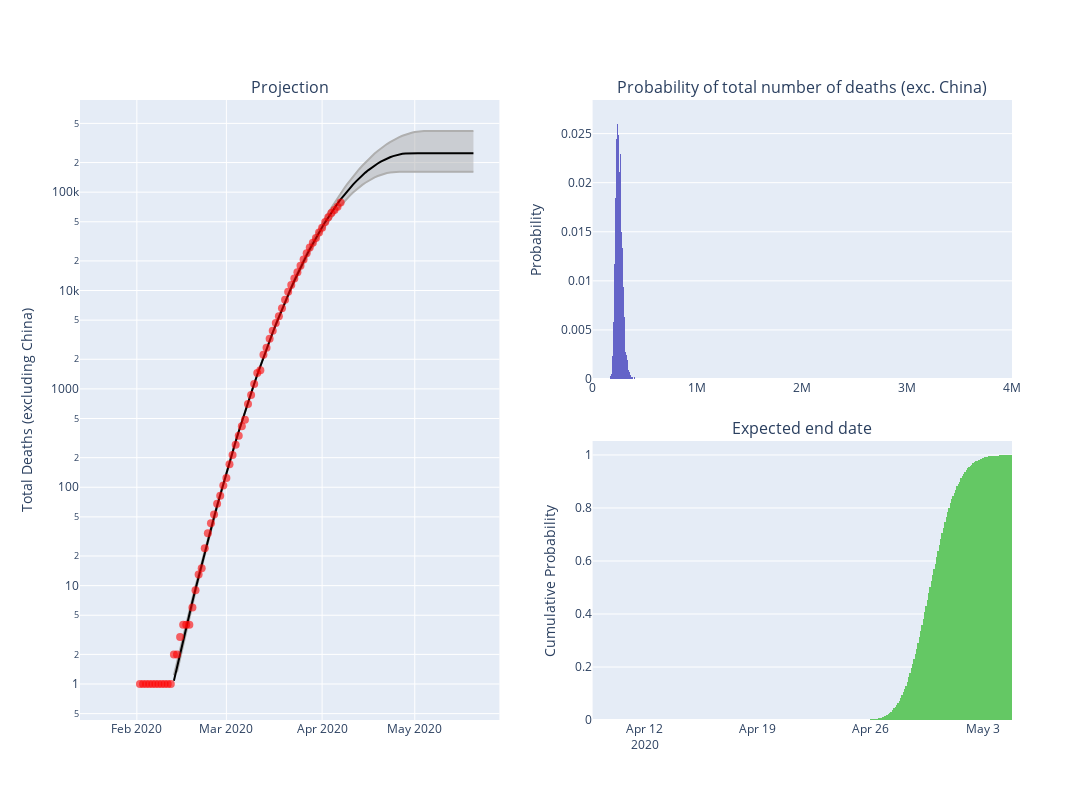

Notebook source saved alongside this figure:
### Markdown cell above
### Plotting

### Code cell
interior_colour = 'rgb(175, 175, 175)'

fig = plotly.subplots.make_subplots(
    rows=2, cols=2,
    vertical_spacing=0.1,
    specs=[[{'rowspan': 2}, {}],
           [None, {}]],
    subplot_titles=(
        "Projection", 
        'Probability of total number of deaths (exc. China)', 
        'Expected end date'
    )
)

fig.add_trace(go.Scatter(
    x=out.index, 
    y=out['min'],
    fill=None,
    mode='lines',
    line_color=interior_colour,
    name=''),
    row=1, col=1
    )
fig.add_trace(go.Scatter(
    x=out.index,
    y=out['max'],
    fill='tonexty', # fill area between trace0 and trace1
    mode='lines', 
    line_color=interior_colour),
    row=1, col=1
    )
fig.add_trace(go.Scatter(
    x=out.index, 
    y=out['estimate'],
    fill=None,
    mode='lines',
    line_color='black',
    name='Predicted Total'),
    row=1, col=1
    )
fig.add_trace(go.Scatter(
    x=out.index, 
    y=out['deaths'],
    fill=None,
    mode='markers',
    marker={'symbol': 'circle', 'size': 8, 'opacity': 0.6},
    line_color='red',
    name='Total Deaths (exc. China)'),
    row=1, col=1
    )
fig.update_yaxes(type="log", row=1, col=1)

fig.append_trace(go.Histogram(x=total[0], histnorm='probability', marker_color='rgb(100, 100, 200)'), row=1, col=2)
fig.append_trace(go.Histogram(x=output, histnorm='probability', marker_color='rgb(100, 200, 100)', cumulative_enabled=True), row=2, col=2)

fig.update_xaxes(range=[pd.Timestamp('today'), output.max()], row=2, col=2)
fig.update_xaxes(range=[0, 4e6], row=1, col=2)
fig.update_yaxes(title_text='Probability', row=1, col=2)
fig.update_yaxes(title_text='Cumulative Probability', row=2, col=2)
fig.update_yaxes(title_text='Total Deaths (excluding China)', row=1, col=1)
fig.update_layout(showlegend=False, height=800, width=1400)

fig.show()
print(
    f'Expected end date: {expected_end_date}\n'
    f'Expected total number of deaths excluding China: {expected_total_deaths}'
)
